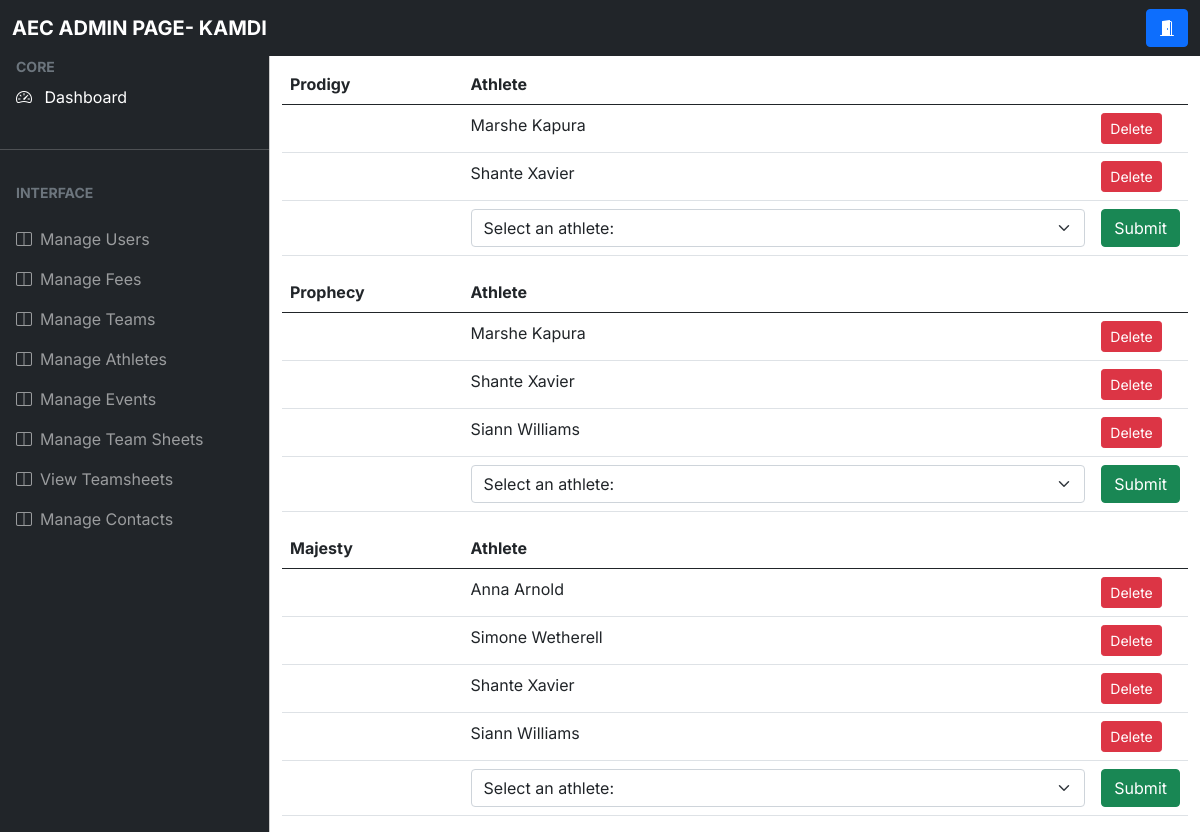
/athletes (signed in), run on the app's committed database.
### app.py (models this page shows, shortened)
class User(db.Model, UserMixin):
    __tablename__="User"
    id = db.Column(db.Integer, primary_key = True)
    firstName = db.Column(db.String(50),nullable = False)
    surname = db.Column(db.String(50), nullable = False)
    dob = db.Column(db.DateTime, nullable = False)
    start_date = db.Column(db.DateTime, nullable = True, default=date.today())
    email = db.Column(db.String(70), nullable = False)
    password = db.Column(db.String(255), nullable = False)
    usertype = db.Column(db.Integer, default = -1)
    verified = db.Column(db.Integer, default = 0)

### tables this page shows
CREATE TABLE team__details (
	team_id INTEGER NOT NULL, 
	coach_id INTEGER, 
	team_name VARCHAR(20) NOT NULL, 
	max_age INTEGER, 
	PRIMARY KEY (team_id)
);

### app.py (the view, shortened to what this page needs)
@app.route('/athletes')#complete
@login_required
def view_athletes():
    try:
        if current_user.usertype not in [0,1,2,3] or current_user.verified != 1:
            return render_template('error.html',error="You are not authorised to view this page")
        elif current_user.usertype == 3:
            team_count = db.engine.execute("SELECT COUNT(team_id) FROM team__details")
            teams = {}
            count = 1
            index = 0
            for amount in team_count:
                team_count = amount[0]
            for team in range(team_count):
                query = db.engine.execute("SELECT user.id, user.firstName, user.surname, user.dob FROM user, team__members WHERE user.id = team__members.athlete_id AND team__members.team_id = {}".format(count))
                athletes = []
                for athlete in query:
                    element = [str(index) +athlete[1] + " " + athlete[2]]
                    athletes += element
                    index +=1
                if len(athletes) > 0:
                    teams[count] = athletes
                count +=1
            team_names = []
            query = db.engine.execute("SELECT team_name FROM team__details")
            for team_name in query:
                team_names.append(team_name)
            possible_athletes = {}
            query = db.engine.execute('SELECT team_id, max_age FROM team__details')
            for team in query:
                max_age = team[1]
                eligible_athletes = []
                athletes = db.engine.execute('SELECT id, firstName, surname, dob FROM user WHERE usertype = {} OR usertype = {}'.format(0,1))
                if max_age:
                    for athlete in athletes:
                        athlete_date = athlete[3].rstrip("00:00:00.0000000")
                        athlete_age = eligibity_age(athlete_date)
                        if max_age >= athlete_age:
                            eligible_athletes += [str(athlete[0])+athlete[1] + " "+ athlete[2]]
                else:
                    for athlete in athletes:
                        eligible_athletes += [str(athlete[0])+athlete[1] + " "+ athlete[2]]
                possible_athletes[team[0]] = eligible_athletes
            return render_template('adminathletes.html',team_count= team_count,teams=teams, team_names=team_names,possible_athletes=possible_athletes)
    except:
        return render_template('error.html',error="You do not have a team to create a teamsheet for, consult an admin to create one")

### app.py (called while the page is built)
@login_manager.user_loader
def load_user(user_id):
    return User.query.get(user_id)

def eligibity_age(born):
    year = (str(date.today()).split("-"))[0]
    today = [year,5,31]
    born = born.split("-")
    return int(today[0]) - int(born[0]) - (((int(today[1]), int(today[2]))) < ((int(born[1]), int(born[2]))))

### templates/adminathletes.html (shortened to what this page needs)
<!DOCTYPE html>
<html lang="en">
  <head>
    <link rel="stylesheet" href="static\css\admin\bootstrap.min.css" />
    <link
      rel="stylesheet"
      href="https://cdn.jsdelivr.net/npm/bootstrap-icons@1.4.1/font/bootstrap-icons.css"
    />
    <link rel="stylesheet" href="static\css\admin\bootstrap.min.css" />
    <link rel="stylesheet" href="static\css\admin\style.css" />
  </head>
    <nav class="navbar navbar-expand-lg navbar-dark bg-dark fixed-top">
      <div class="container-fluid">
        <a
          class="navbar-brand me-auto ms-lg-0 ms-3 text-uppercase fw-bold"
          >AEC ADMIN PAGE- {{ current_user.firstName }}</a
        >
        <div class="collapse navbar-collapse" id="topNavBar">
          <form class="d-flex ms-auto my-3 my-lg-0">
            <div class="input-group">
              <a href ="{{ url_for('logout') }}" class="btn btn-primary">
                <i class="bi bi-door-open-fill"></i>
            </a>
            </div>
          </form>
        </div>
      </div>
    </nav>
    <div
    class="offcanvas offcanvas-start sidebar-nav bg-dark"
    tabindex="-1"
    id="sidebar"
  >
    <div class="offcanvas-body p-0">
      <nav class="navbar-dark">
        <ul class="navbar-nav">
          <li>
            <div class="text-muted small fw-bold text-uppercase px-3">
              CORE
            </div>
          </li>
          <li>
            <a href="{{ url_for('admin') }}" class="nav-link px-3 active">
              <span class="me-2"><i class="bi bi-speedometer2" ></i></span>
              <span>Dashboard</span>
            </a>
          </li>
          <li class="my-4"><hr class="dropdown-divider bg-light" /></li>
          <li>
            <div class="text-muted small fw-bold text-uppercase px-3 mb-3">
              Interface
            </div>
          </li>
          <li>
            <a
              class="nav-link px-3 sidebar-link"
              href="{{ url_for('verify_users') }}"
            >
              <span class="me-2"><i class="bi bi-layout-split"></i></span>
              <span>Manage Users</span>
            </a>
            <a
            class="nav-link px-3 sidebar-link"
            href="{{ url_for('view_fees') }}"
          >
            <span class="me-2"><i class="bi bi-layout-split"></i></span>
            <span>Manage Fees</span>
          </a>
          <a
          class="nav-link px-3 sidebar-link"
          href="{{ url_for('view_teams') }}"
        >
          <span class="me-2"><i class="bi bi-layout-split"></i></span>
          <span>Manage Teams</span>
        </a>
              <a
              class="nav-link px-3 sidebar-link"
              href="{{ url_for('view_athletes') }}"
            >
              <span class="me-2"><i class="bi bi-layout-split"></i></span>
              <span>Manage Athletes</span>
            </a>
            <a
            class="nav-link px-3 sidebar-link"
            href="{{ url_for('view_events') }}"
          >
            <span class="me-2"><i class="bi bi-layout-split"></i></span>
            <span>Manage Events</span>
          </a>
          <a
          class="nav-link px-3 sidebar-link"
          href="{{ url_for('create_teamsheet') }}"
        >
          <span class="me-2"><i class="bi bi-layout-split"></i></span>
          <span>Manage Team Sheets</span>
        </a>
        <a
        class="nav-link px-3 sidebar-link"
        href="{{ url_for('view_teamsheet') }}"
      >
        <span class="me-2"><i class="bi bi-layout-split"></i></span>
        <span>View Teamsheets</span>
      </a>
      <a
      class="nav-link px-3 sidebar-link"
      href="{{ url_for('view_contacts') }}"
    >
      <span class="me-2"><i class="bi bi-layout-split"></i></span>
      <span>Manage Contacts</span>
    </a>
          </li>
        </ul>
      </nav>
    </div>
  </div>
    <main class="mt-5 pt-3">
      <div class="container-fluid">
        {% for table in range(team_count) %}
        <form method = 'POST' action="{{ url_for('create_athletes')}} ">
        <table class="table" width="100%">
          <thead>
            <tr>
              <th scope="col" width="20%">{{team_names[table][0]}}</th>
              <th scope="col" width= "70%">Athlete</th>
              <th scope= "col"></th>
            </tr>
          </thead>
          <tbody>
            {% for athlete in teams[table+1]%}
            <tr>
              <th scope= "row"></th>
              <td>{{athlete.lstrip('0123456789.-')}}</td>
              <td><a type="Submit" class="btn btn-danger btn-sm" href= "{{url_for('delete_athletes', teammemberid=athlete)}}">Delete</a></td>
            </tr>
            {% endfor %}
            <tr>
              <td>
              </td>
              <td>
                <select class="form-select" aria-label="Default select example" name="athlete", id= "athlete">
                  <option selected>Select an athlete: </option>
                </select>
              </td>
              <td><input class="btn btn-success" type="submit" value="Submit"></td>
              </tr>
            </tbody>
          </form>
        {% endfor %}
      </div>
    </main>
  </body>
</html>

### static/css/admin/style.css (style rules this page uses)
:root { --offcanvas-width: 270px; --topNavbarHeight: 56px; }
.sidebar-nav { width: var(--offcanvas-width); }
.sidebar-link { display: flex; align-items: center; }
@media (min-width: 992px) { main { margin-left: var(--offcanvas-width); } }
@media (min-width: 992px) { .sidebar-nav { -webkit-transform: none; transform: none; visibility: visible !important; height: calc(100% - var(--topNavbarHeight)); top: var(--topNavbarHeight); } }

### data on the page
User: firstName "KAMDI"
team__details: team_name "Prodigy"
team__details: team_name "Prophecy"
team__details: team_name "Majesty"

### other printed values
{{ athlete.lstrip('0123456789.-') }} "Marshe Kapura" "Shante Xavier" "Marshe Kapura" "Shante Xavier" "Siann Williams" "Anna Arnold" "Simone Wetherell" "Shante Xavier" "Siann Williams"
